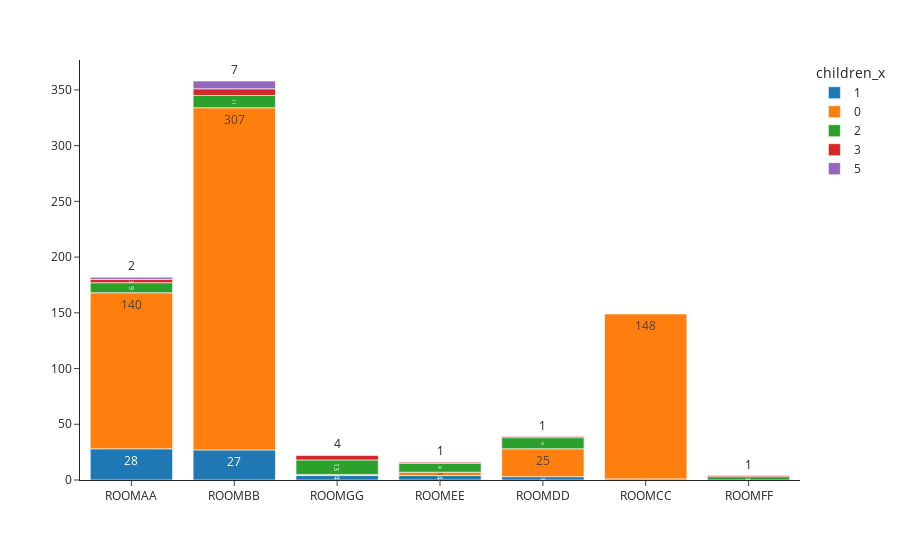

The code cell stored with this chart in its notebook:
### Code cell
#Visualize the distribution of room types
df = search_room_EUR[(search_room_EUR['conversion'] == 1) & (search_room_EUR['picked_price'] != 0)]
import plotly.express as px
fig = px.histogram(df,
                   x='picked_room',
                   color='children_x',
                   template='simple_white',
                   #barnorm='percent', 
                   text_auto=True,
                   nbins=8)
fig.update_layout(xaxis_title=None, yaxis_title=None)
fig.show()

### Figure 1 — Plotly figure (JSON) as saved in the notebook; plotly's stock layout.template omitted (floating-point values rounded to 4 significant figures; data arrays with more than 128 entries replaced by an {"elided": "..."} marker saying what was removed)
{"data": [{"alignmentgroup": "True", "bingroup": "x", "hovertemplate": "children_x=1<br>picked_room=%{x}<br>count=%{y}<extra></extra>", "legendgroup": "1", "marker": {"color": "#1F77B4", "pattern": {"shape": ""}}, "name": "1", "nbinsx": 8, "offsetgroup": "1", "orientation": "v", "showlegend": true, "texttemplate": "%{value}", "type": "histogram", "x": ["ROOMAA", "ROOMBB", "ROOMAA", "ROOMBB", "ROOMAA", "ROOMBB", "ROOMAA", "ROOMAA", "ROOMBB", "ROOMAA", "ROOMAA", "ROOMAA", "ROOMAA", "ROOMAA", "ROOMAA", "ROOMBB", "ROOMGG", "ROOMEE", "ROOMGG", "ROOMBB", "ROOMBB", "ROOMGG", "ROOMBB", "ROOMBB", "ROOMBB", "ROOMBB", "ROOMAA", "ROOMAA", "ROOMEE", "ROOMBB", "ROOMBB", "ROOMAA", "ROOMAA", "ROOMAA", "ROOMAA", "ROOMBB", "ROOMBB", "ROOMAA", "ROOMBB", "ROOMDD", "ROOMBB", "ROOMCC", "ROOMAA", "ROOMBB", "ROOMBB", "ROOMAA", "ROOMBB", "ROOMDD", "ROOMAA", "ROOMAA", "ROOMAA", "ROOMEE", "ROOMBB", "ROOMBB", "ROOMAA", "ROOMAA", "ROOMBB", "ROOMBB", "ROOMAA", "ROOMBB", "ROOMBB", "ROOMAA", "ROOMDD", "ROOMGG", "ROOMAA", "ROOMBB", "ROOMEE"], "xaxis": "x", "yaxis": "y"}, {"alignmentgroup": "True", "bingroup": "x", "hovertemplate": "children_x=0<br>picked_room=%{x}<br>count=%{y}<extra></extra>", "legendgroup": "0", "marker": {"color": "#FF7F0E", "pattern": {"shape": ""}}, "name": "0", "nbinsx": 8, "offsetgroup": "0", "orientation": "v", "showlegend": true, "texttemplate": "%{value}", "type": "histogram", "x": {"elided": "624 str values"}, "xaxis": "x", "yaxis": "y"}, {"alignmentgroup": "True", "bingroup": "x", "hovertemplate": "children_x=2<br>picked_room=%{x}<br>count=%{y}<extra></extra>", "legendgroup": "2", "marker": {"color": "#2CA02C", "pattern": {"shape": ""}}, "name": "2", "nbinsx": 8, "offsetgroup": "2", "orientation": "v", "showlegend": true, "texttemplate": "%{value}", "type": "histogram", "x": ["ROOMDD", "ROOMBB", "ROOMBB", "ROOMDD", "ROOMFF", "ROOMGG", "ROOMFF", "ROOMGG", "ROOMDD", "ROOMAA", "ROOMBB", "ROOMBB", "ROOMGG", "ROOMDD", "ROOMGG", "ROOMDD", "ROOMDD", "ROOMGG", "ROOMGG", "ROOMEE", "ROOMEE", "ROOMEE", "ROOMAA", "ROOMAA", "ROOMDD", "ROOMFF", "ROOMEE", "ROOMBB", "ROOMBB", "ROOMGG", "ROOMBB", "ROOMDD", "ROOMDD", "ROOMAA", "ROOMAA", "ROOMAA", "ROOMBB", "ROOMGG", "ROOMAA", "ROOMBB", "ROOMBB", "ROOMBB", "ROOMGG", "ROOMEE", "ROOMAA", "ROOMAA", "ROOMGG", "ROOMEE", "ROOMGG", "ROOMGG", "ROOMGG", "ROOMDD", "ROOMEE", "ROOMEE"], "xaxis": "x", "yaxis": "y"}, {"alignmentgroup": "True", "bingroup": "x", "hovertemplate": "children_x=3<br>picked_room=%{x}<br>count=%{y}<extra></extra>", "legendgroup": "3", "marker": {"color": "#D62728", "pattern": {"shape": ""}}, "name": "3", "nbinsx": 8, "offsetgroup": "3", "orientation": "v", "showlegend": true, "texttemplate": "%{value}", "type": "histogram", "x": ["ROOMGG", "ROOMAA", "ROOMBB", "ROOMBB", "ROOMAA", "ROOMBB", "ROOMBB", "ROOMBB", "ROOMBB", "ROOMAA", "ROOMGG", "ROOMGG", "ROOMEE", "ROOMFF", "ROOMGG", "ROOMDD"], "xaxis": "x", "yaxis": "y"}, {"alignmentgroup": "True", "bingroup": "x", "hovertemplate": "children_x=5<br>picked_room=%{x}<br>count=%{y}<extra></extra>", "legendgroup": "5", "marker": {"color": "#9467BD", "pattern": {"shape": ""}}, "name": "5", "nbinsx": 8, "offsetgroup": "5", "orientation": "v", "showlegend": true, "texttemplate": "%{value}", "type": "histogram", "x": ["ROOMBB", "ROOMBB", "ROOMAA", "ROOMBB", "ROOMBB", "ROOMBB", "ROOMBB", "ROOMBB", "ROOMAA"], "xaxis": "x", "yaxis": "y"}], "layout": {"autosize": true, "barmode": "relative", "legend": {"title": {"text": "children_x"}, "tracegroupgap": 0}, "margin": {"t": 60}, "xaxis": {"anchor": "y", "autorange": true, "domain": [0, 1], "range": [-0.5, 6.5], "title": {}, "type": "category"}, "yaxis": {"anchor": "x", "autorange": true, "domain": [0, 1], "range": [0, 376.8], "title": {}}}}
